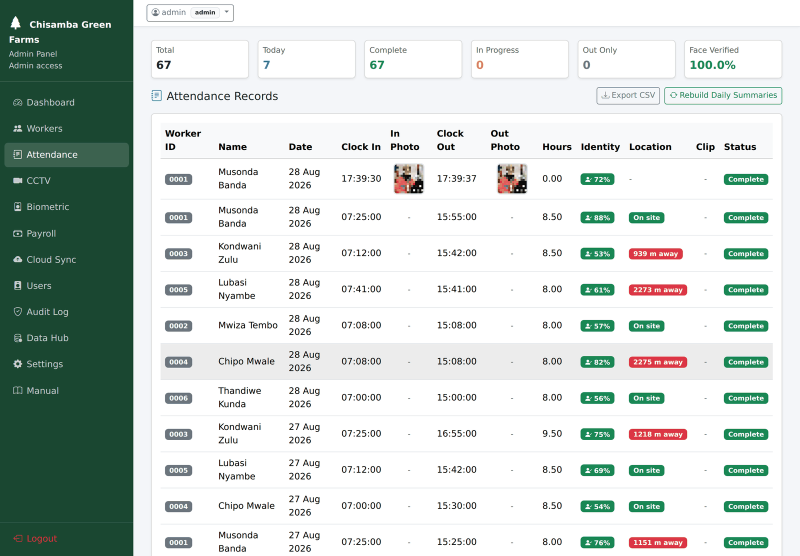
#> input picture wiki/images/attendance-register.png, 1600 x 1111 px (shown at 1/2 size); its folder holds only this picture in this run
$ python -i face_engine.py   (imports and definitions only)   (older library calls are emulated)
#> lines starting #> are read from the running program, lines starting #| are printed output that depends on the picture
"""Face enrolment and identity verification.

This is the module that makes the biometric objective real. Before it existed,
clock-in only asked "is a face present?"; it now asks "is this *this worker's*
face?" by comparing the live frame against samples enrolled for that worker.

Camera-only by design: the project has no fingerprint scanner, so the enrolled
biometric is a set of normalised grayscale face crops per worker, matched with
OpenCV's LBPH (Local Binary Patterns Histograms) recognizer.

LBPH lives in `cv2.face`, which ships in opencv-contrib-python. If only plain
opencv-python is installed the engine falls back to a correlation matcher so the
app still runs, and says so in `engine_info()` - the fallback is measurably
weaker and should not be used for real evaluation.
"""

from __future__ import annotations

import os
import threading
from datetime import datetime

import cv2
import numpy as np

from database import db
from models import FaceTemplate, Worker
from paths import BASE_DIR, FACES_DIR

# Every enrolled sample and every probe is normalised to this size, so the
# recognizer always compares like with like.
# Every enrolled sample and every probe is resized to this, so the recognizer
# always compares like with like. 200x200 is a deliberate middle ground: large
# enough for LBPH's 8x8 grid of histograms to have detail to work with, small
# enough that a row is 40 KB and training stays fast on a Raspberry Pi.
FACE_SIZE = (200, 200)

HAAR_DIR = cv2.data.haarcascades
FACE_CASCADE = cv2.CascadeClassifier(os.path.join(HAAR_DIR, "haarcascade_frontalface_default.xml"))
EYE_CASCADE = cv2.CascadeClassifier(os.path.join(HAAR_DIR, "haarcascade_eye.xml"))

_LOCK = threading.RLock()
_MODEL = None
_MODEL_SIGNATURE = None
_LABELS: set[int] = set()

# Reasons returned to the caller. Kept short so they can be stored in
# biometric_transactions.error_message and read back in the UI.
NO_FACE = "no_face_detected"
NO_EYES = "eyes_not_visible"
NOT_ENROLLED = "worker_not_enrolled"
NO_MATCH = "face_did_not_match"
WRONG_WORKER = "face_matched_another_worker"
TOO_SMALL = "face_too_small"


def has_lbph() -> bool:
    """True when the contrib LBPH recognizer is available."""
    return hasattr(cv2, "face") and hasattr(cv2.face, "LBPHFaceRecognizer_create")


# [7 lines left out: function engine_info, not called in this run]


# ---------------------------------------------------------------------------
# Detection and normalisation
# ---------------------------------------------------------------------------

def detect_faces(frame) -> list[tuple[int, int, int, int]]:
    """Return face boxes in a frame, largest first."""
    if frame is None or FACE_CASCADE.empty():
        return []
    gray = cv2.cvtColor(frame, cv2.COLOR_BGR2GRAY)
    boxes = FACE_CASCADE.detectMultiScale(gray, scaleFactor=1.2, minNeighbors=5, minSize=(45, 45))
    return sorted([tuple(int(v) for v in b) for b in boxes], key=lambda b: b[2] * b[3], reverse=True)


# [17 lines left out: functions detect_eyes, sharpness, not called in this run]


def extract_face(frame, require_eyes: bool = True, min_size: int = 60):
    """Crop, grayscale, equalise and resize the largest face in a frame.

    Returns (crop, quality, reason). `crop` is None when nothing usable was
    found, and `reason` explains why.
    """
    boxes = detect_faces(frame)
    if not boxes:
        return None, 0.0, NO_FACE

    x, y, w, h = boxes[0]
    if w < min_size or h < min_size:
        return None, 0.0, TOO_SMALL

    gray = cv2.cvtColor(frame, cv2.COLOR_BGR2GRAY)
    roi = gray[y:y + h, x:x + w]

    if require_eyes and not detect_eyes(roi):
        return None, 0.0, NO_EYES

    crop = cv2.resize(roi, FACE_SIZE, interpolation=cv2.INTER_AREA)
    crop = cv2.equalizeHist(crop)
    return crop, sharpness(crop), ""


# ---------------------------------------------------------------------------
# Template storage
# ---------------------------------------------------------------------------

# [22 lines left out: functions _encode, _decode, sample_counts, not called in this run]


def sample_count_for(worker_pk: int) -> int:
    return int(FaceTemplate.query.filter_by(worker_id=worker_pk).count())


# [41 lines that did not run here, left out]


# [35 lines that did not run here, left out]


# [6 lines that did not run here, left out]


# ---------------------------------------------------------------------------
# Model training
# ---------------------------------------------------------------------------

def _signature() -> tuple:
    """Cheap fingerprint of the template table, so we only retrain on change.

    (row count, highest face_id) changes on any insert or delete, which is
    enough: samples are never edited in place. Example: enrolling one sample
    takes (24, 24) to (25, 25), so the next verification retrains; a hundred
    clock-ins in between reuse the cached model.
    """
    count, max_id = db.session.query(
        db.func.count(FaceTemplate.face_id), db.func.max(FaceTemplate.face_id)
    ).one()
    return int(count or 0), int(max_id or 0)


def invalidate() -> None:
    global _MODEL, _MODEL_SIGNATURE, _LABELS
    with _LOCK:
        _MODEL = None
        _MODEL_SIGNATURE = None
        _LABELS = set()


def _load_training_data() -> tuple[list, list[int]]:
    crops, labels = [], []
    for row in FaceTemplate.query.order_by(FaceTemplate.face_id.asc()).all():
        crop = _decode(row.face_embedding)
        if crop is None:
            continue
        crops.append(crop)
        labels.append(int(row.worker_id))
    return crops, labels


def _ensure_model():
    """Train (or reuse) the recognizer. Returns (model, labels) or (None, set())."""
    global _MODEL, _MODEL_SIGNATURE, _LABELS
    with _LOCK:
        signature = _signature()
        if _MODEL is not None and _MODEL_SIGNATURE == signature:
            return _MODEL, _LABELS

        crops, labels = _load_training_data()
        if not crops:
            _MODEL, _MODEL_SIGNATURE, _LABELS = None, signature, set()
            return None, set()

        if has_lbph():
            model = cv2.face.LBPHFaceRecognizer_create(radius=1, neighbors=8, grid_x=8, grid_y=8)
            model.train(crops, np.array(labels, dtype=np.int32))
        else:
            # Fallback: keep the samples themselves and compare by correlation.
            model = {"crops": crops, "labels": labels}

        _MODEL, _MODEL_SIGNATURE, _LABELS = model, signature, set(labels)
        return _MODEL, _LABELS


def _predict(model, crop) -> tuple[int | None, float]:
    """Return (worker_pk, confidence_percent). Higher confidence is better."""
    if model is None:
        return None, 0.0

    if has_lbph() and not isinstance(model, dict):
        label, distance = model.predict(crop)
        # LBPH returns a DISTANCE, where lower is better and 0 is identical.
        # Reporting it as a confidence percentage makes the threshold read the
        # intuitive way round: a distance of 28 becomes 72% confident, and
        # "score >= threshold" means what a user expects.
        # LBPH returns a distance where lower is better; express it as a
        # confidence percentage so the threshold reads the intuitive way.
        return int(label), max(0.0, 100.0 - float(distance))

    # Correlation fallback, used only when cv2.face is unavailable. Compares
    # the probe against every stored sample by normalised cross-correlation and
    # keeps the best. Slower as the roster grows and less discriminating than
    # LBPH - present so the app still runs, not so it can be relied on.
    probe = crop.astype(np.float32)
    probe = (probe - probe.mean()) / (probe.std() + 1e-6)
    best_label, best_corr = None, -1.0
    for sample, label in zip(model["crops"], model["labels"]):
        ref = sample.astype(np.float32)
        ref = (ref - ref.mean()) / (ref.std() + 1e-6)
        corr = float((probe * ref).mean())
        if corr > best_corr:
            best_corr, best_label = corr, int(label)
    # Map correlation onto the same 0-100 scale as the LBPH branch, so one
    # threshold setting works for both. Correlation of 0.5 or below scores 0,
    # 0.675 scores 35 (the default threshold), and 1.0 scores 100.
    return best_label, max(0.0, min(100.0, (best_corr - 0.5) * 200.0))


# ---------------------------------------------------------------------------
# Verification
# ---------------------------------------------------------------------------

def verify_worker(worker_pk: int, frames: list, threshold: float = 35.0,
                  require_eyes: bool = True) -> dict:
    """Is the face in any of `frames` the enrolled face of `worker_pk`?

    This is the check the whole project rests on. It answers the claim the
    worker made by typing their ID, rather than merely "is somebody there".

    Returns matched, score, threshold, reason, matched_worker_pk and the best
    frame seen - the caller saves that frame as the snapshot, so the camera is
    opened once per punch rather than twice.

    Measured example on three enrolled samples: a held-out photograph of the
    same person scores 71.79 and is accepted; the same photograph checked
    against a different enrolled worker's ID is refused with reason
    `face_matched_another_worker`, which is the buddy-punching case.
    """
    result = {
        "matched": False,
        "score": 0.0,
        "threshold": float(threshold),
        "reason": NO_FACE,
        "matched_worker_pk": None,
        "best_frame": frames[-1] if frames else None,
        "face_found": False,
    }

    model, labels = _ensure_model()
    if model is None or worker_pk not in labels:
        result["reason"] = NOT_ENROLLED
        return result

    for frame in frames:
        crop, _quality, reason = extract_face(frame, require_eyes=require_eyes)
        if crop is None:
            if result["reason"] in (NO_FACE,):
                result["reason"] = reason
            continue

        result["face_found"] = True
        label, score = _predict(model, crop)
        if score > result["score"]:
            result["score"] = round(float(score), 2)
            result["matched_worker_pk"] = label
            result["best_frame"] = frame

        if label == worker_pk and score >= threshold:
            result.update({"matched": True, "reason": "", "best_frame": frame,
                           "score": round(float(score), 2), "matched_worker_pk": label})
            return result

    if result["face_found"]:
        if result["matched_worker_pk"] not in (None, worker_pk):
            result["reason"] = WRONG_WORKER
        else:
            result["reason"] = NO_MATCH
    return result


def identify(frames: list, threshold: float = 35.0, require_eyes: bool = True) -> dict:
    """1:N identification - who is this? Used by the JSON API."""
    model, labels = _ensure_model()
    outcome = {"matched": False, "worker_pk": None, "score": 0.0,
               "threshold": float(threshold), "reason": NOT_ENROLLED if not labels else NO_FACE}
    if model is None:
        return outcome

    for frame in frames:
        crop, _quality, reason = extract_face(frame, require_eyes=require_eyes)
        if crop is None:
            outcome["reason"] = reason
            continue
        label, score = _predict(model, crop)
        if score > outcome["score"]:
            outcome.update({"worker_pk": label, "score": round(float(score), 2)})
        if score >= threshold:
            outcome.update({"matched": True, "reason": ""})
            return outcome

    if outcome["worker_pk"] is not None:
        outcome["reason"] = NO_MATCH
    return outcome


def accuracy_snapshot() -> dict:
    """Verification statistics for the dashboard, read from biometric_transactions."""
    from models import BiometricTransaction

    total = BiometricTransaction.query.count()
    success = BiometricTransaction.query.filter_by(success=True).count()
    rejected = total - success
    avg_score = db.session.query(db.func.avg(BiometricTransaction.match_score)) \
        .filter(BiometricTransaction.success.is_(True)).scalar()
    return {
        "attempts": total,
        "accepted": success,
        "rejected": rejected,
        "acceptance_rate": round((success / total) * 100.0, 1) if total else 0.0,
        "avg_match_score": round(float(avg_score), 1) if avg_score else 0.0,
    }

>>> import cv2
>>> picture = cv2.imread('wiki/images/attendance-register.png')
#> picture is the input picture: shape (1111, 1600, 3); mean B, G, R 208.8, 213.1, 204
>>> result = extract_face(picture)
#> in detect_faces, `gray = cv2.cvtColor(frame, cv2.COLOR_BGR2GRAY)`:
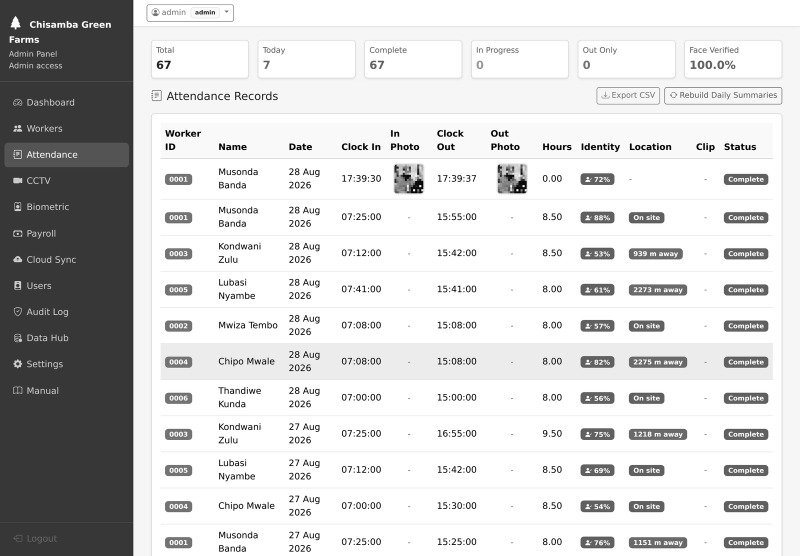
#> gray: shape (1111, 1600) (shown at 1/2 size); min 0, max 255, mean 209.9
#> in detect_faces, `boxes = FACE_CASCADE.detectMultiScale(gray, scaleFactor=1.2, minNeighb..`: boxes = ()
#> in extract_face, `boxes = detect_faces(frame)`: boxes = []

$ run again, on wiki/images/audit-log.png
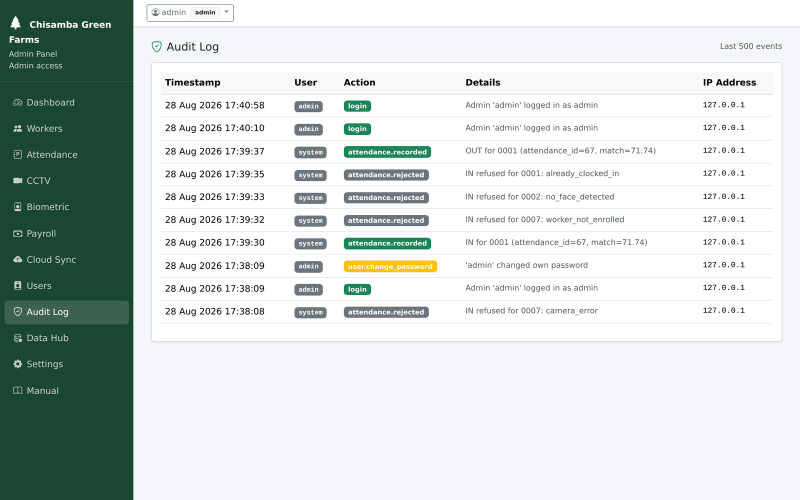
#> input picture wiki/images/audit-log.png, 1600 x 1000 px (shown at 1/2 size)
#> picture is the input picture: shape (1000, 1600, 3); mean B, G, R 212.3, 215.3, 206.6
#> in detect_faces, `gray = cv2.cvtColor(frame, cv2.COLOR_BGR2GRAY)`:
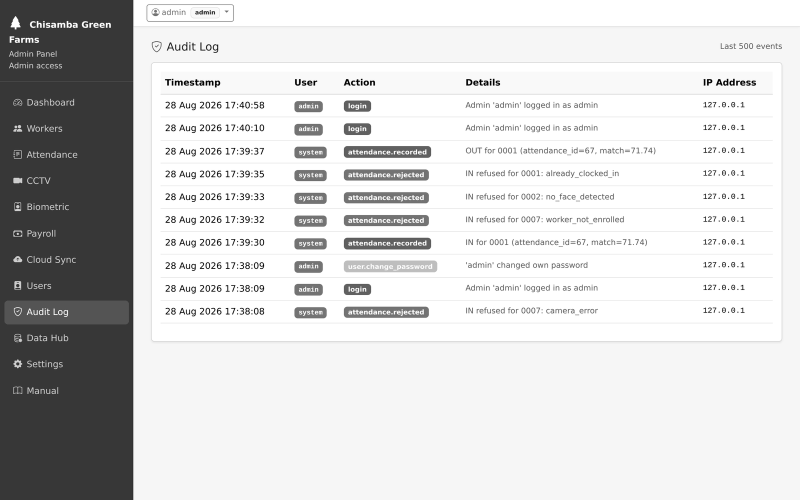
#> gray: shape (1000, 1600) (shown at 1/2 size); min 0, max 255, mean 212.4
#> in detect_faces, `boxes = FACE_CASCADE.detectMultiScale(gray, scaleFactor=1.2, minNeighb..`: boxes = ()
#> in extract_face, `boxes = detect_faces(frame)`: boxes = []

$ run again, on wiki/images/cctv.png
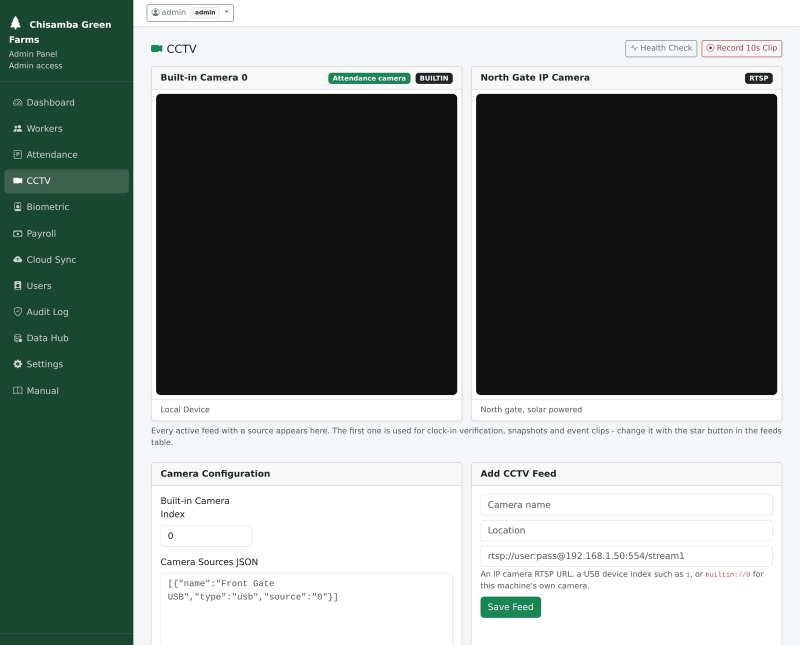
#> input picture wiki/images/cctv.png, 1600 x 1289 px (shown at 1/2 size)
#> picture is the input picture: shape (1289, 1600, 3); mean B, G, R 133.4, 136.7, 128.6
#> in detect_faces, `gray = cv2.cvtColor(frame, cv2.COLOR_BGR2GRAY)`:
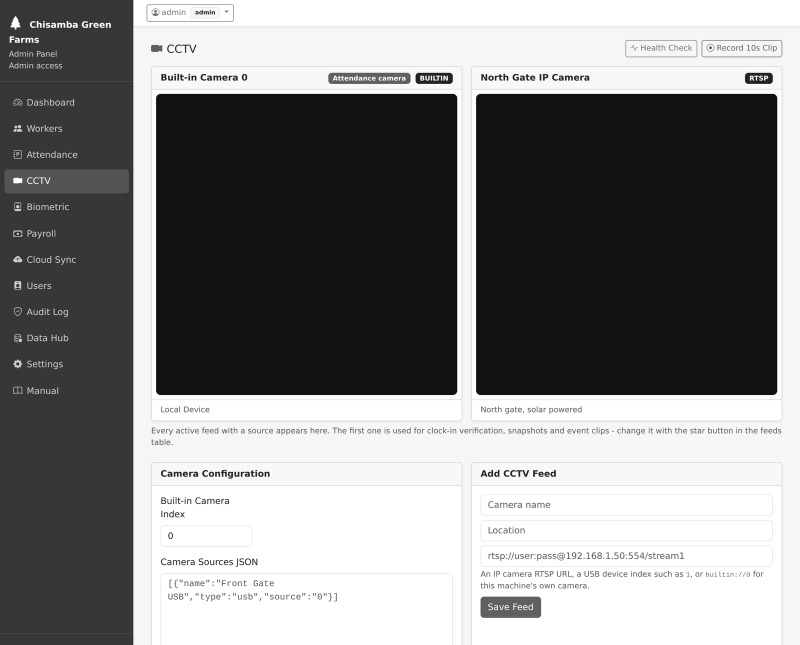
#> gray: shape (1289, 1600) (shown at 1/2 size); min 0, max 255, mean 133.9
#> in detect_faces, `boxes = FACE_CASCADE.detectMultiScale(gray, scaleFactor=1.2, minNeighb..`: boxes = ()
#> in extract_face, `boxes = detect_faces(frame)`: boxes = []

$ run again, on wiki/images/clockin-accepted.png
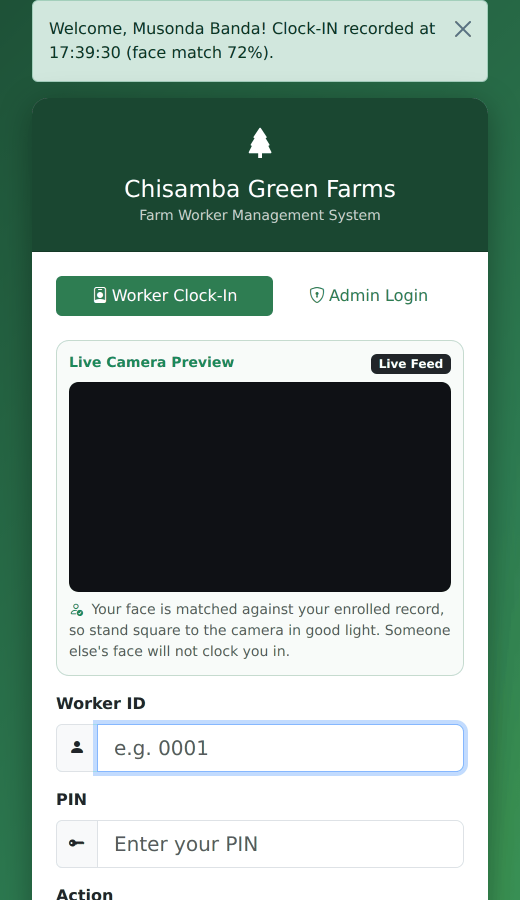
#> input picture wiki/images/clockin-accepted.png, 1040 x 1800 px (shown at 1/2 size)
#> picture is the input picture: shape (1800, 1040, 3); mean B, G, R 148.7, 157.8, 137.6
#> in detect_faces, `gray = cv2.cvtColor(frame, cv2.COLOR_BGR2GRAY)`:
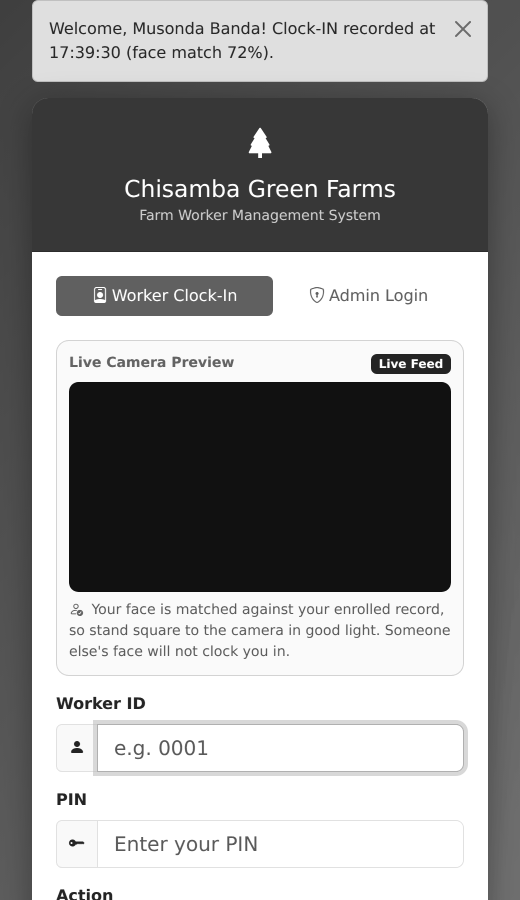
#> gray: shape (1800, 1040) (shown at 1/2 size); min 15, max 255, mean 150.8
#> in detect_faces, `boxes = FACE_CASCADE.detectMultiScale(gray, scaleFactor=1.2, minNeighb..`: boxes = ()
#> in extract_face, `boxes = detect_faces(frame)`: boxes = []
